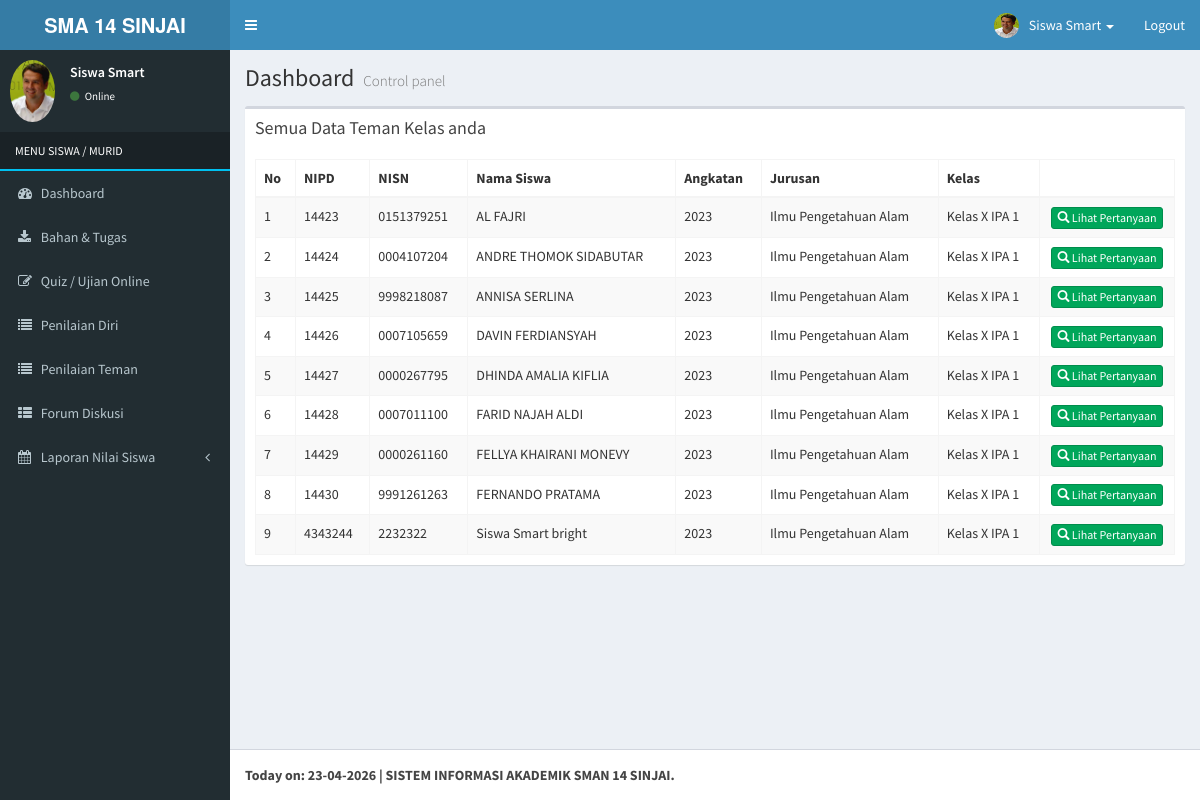
/index.php?view=penilaiantemansiswa (signed in), run on the app's committed database.
### tables this page shows
CREATE TABLE `rb_siswa` (
  `id_siswa` int(10) NOT NULL,
  `nipd` varchar(10) NOT NULL,
  `password` varchar(255) NOT NULL,
  `nama` varchar(120) NOT NULL,
  `id_jenis_kelamin` int(5) NOT NULL,
  `nisn` varchar(20) NOT NULL,
  `tempat_lahir` varchar(100) NOT NULL,
  `tanggal_lahir` date NOT NULL,
  `nik` varchar(50) NOT NULL,
  `id_agama` int(5) NOT NULL,
  `kebutuhan_khusus` varchar(20) NOT NULL,
  `alamat` text NOT NULL,
  `rt` varchar(5) NOT NULL,
  `rw` varchar(5) NOT NULL,
  `dusun` varchar(100) NOT NULL,
  `kelurahan` varchar(100) NOT NULL,
  `kecamatan` varchar(100) NOT NULL,
  `kode_pos` int(10) NOT NULL,
  `jenis_tinggal` varchar(100) NOT NULL,
  `alat_transportasi` varchar(100) NOT NULL,
  `telepon` varchar(15) NOT NULL,
  `hp` varchar(15) NOT NULL,
  `email` varchar(150) NOT NULL,
  `skhun` varchar(50) NOT NULL,
  `penerima_kps` varchar(20) NOT NULL,
  `no_kps` varchar(50) NOT NULL,
  `foto` varchar(255) NOT NULL,
  `nama_ayah` varchar(150) NOT NULL,
  `tahun_lahir_ayah` int(4) NOT NULL,
  `pendidikan_ayah` varchar(50) NOT NULL,
  `pekerjaan_ayah` varchar(100) NOT NULL,
  `penghasilan_ayah` varchar(100) NOT NULL,
  `kebutuhan_khusus_ayah` varchar(100) NOT NULL,
  `no_telpon_ayah` varchar(15) NOT NULL,
  `nama_ibu` varchar(150) NOT NULL,
  `tahun_lahir_ibu` int(4) NOT NULL,
  `pendidikan_ibu` varchar(50) NOT NULL,
  `pekerjaan_ibu` varchar(100) NOT NULL,
  `penghasilan_ibu` varchar(100) NOT NULL,
  `kebutuhan_khusus_ibu` varchar(100) NOT NULL,
  `no_telpon_ibu` varchar(15) NOT NULL,
  `nama_wali` varchar(150) NOT NULL,
  `tahun_lahir_wali` int(4) NOT NULL,
  `pendidikan_wali` varchar(50) NOT NULL,
  `pekerjaan_wali` varchar(100) NOT NULL,
  `penghasilan_wali` varchar(50) NOT NULL,
  `angkatan` int(5) NOT NULL,
  `status_awal` varchar(20) NOT NULL,
  `status_siswa` enum('Aktif','Tidak Aktif') NOT NULL,
  `tingkat` varchar(10) NOT NULL,
  `kode_kelas` varchar(10) NOT NULL,
  `kode_jurusan` varchar(10) NOT NULL,
  `id_sesi` int(5) NOT NULL
);

CREATE TABLE `rb_jurusan` (
  `kode_jurusan` varchar(10) NOT NULL,
  `nama_jurusan` varchar(255) NOT NULL,
  `nama_jurusan_en` varchar(255) NOT NULL,
  `bidang_keahlian` varchar(150) NOT NULL,
  `kompetensi_umum` varchar(150) NOT NULL,
  `kompetensi_khusus` varchar(150) NOT NULL,
  `pejabat` varchar(100) NOT NULL,
  `jabatan` varchar(100) NOT NULL,
  `keterangan` text NOT NULL,
  `aktif` enum('Ya','Tidak') NOT NULL
);

CREATE TABLE `rb_kelas` (
  `kode_kelas` varchar(10) NOT NULL,
  `nip` varchar(30) NOT NULL,
  `kode_jurusan` varchar(10) NOT NULL,
  `kode_ruangan` varchar(10) NOT NULL,
  `nama_kelas` varchar(20) NOT NULL,
  `aktif` enum('Ya','Tidak') NOT NULL
);

### application/penilaianteman_siswa.php (the view, shortened to what this page needs)
<?php
if ($_GET[act]==''){
?>
            <div class="col-xs-12">
              <div class="box">
              <form action='' method='POST'>
                <div class="box-header">
                  <h3 class="box-title">Semua Data Teman Kelas anda </h3>
                </div>
                <div class="box-body">
                  <table class="table table-bordered table-striped">
                    <thead>
                      <tr>
                        <th style='width:40px'>No</th>
                        <th>NIPD</th>
                        <th>NISN</th>
                        <th>Nama Siswa</th>
                        <th>Angkatan</th>
                        <th>Jurusan</th>
                        <th>Kelas</th>
                        <th width='135px'></th>
                      </tr>
                    </thead>
                    <tbody>
                  <?php
                    $cs = mysql_fetch_array(mysql_query("SELECT * FROM rb_siswa where nisn='$_SESSION[id]'"));
                    $tampil = mysql_query("SELECT * FROM rb_siswa a LEFT JOIN rb_kelas b ON a.kode_kelas=b.kode_kelas
                                              LEFT JOIN rb_jenis_kelamin c ON a.id_jenis_kelamin=c.id_jenis_kelamin
                                                LEFT JOIN rb_jurusan d ON b.kode_jurusan=d.kode_jurusan
                                                  where a.kode_kelas='$cs[kode_kelas]' AND a.angkatan='$cs[angkatan]' AND nisn!='$_SESSION[id]' ORDER BY a.id_siswa");
                    $no = 1;
                    while($r=mysql_fetch_array($tampil)){
                    echo "<tr><td>$no</td>
                              <td>$r[nipd]</td>
                              <td>$r[nisn]</td>
                              <td>$r[nama]</td>
                              <td>$r[angkatan]</td>
                              <td>$r[nama_jurusan]</td>
                              <td>$r[nama_kelas]</td>
                              <td align=center><a class='btn btn-success btn-xs' title='Lihat Pertanyaan' href='index.php?view=penilaiantemansiswa&act=pertanyaan&nisn=$r[nisn]'><span class='glyphicon glyphicon-search'></span> Lihat Pertanyaan</a></td>
                          </tr>";
                      $no++;
                      }
                  ?>
                    </tbody>
                  </table>
                </div>
              </form>
              </div>
            </div>
<?php } ?>

### main-header.php (shortened to what this page needs)
<a href="index.php" class="logo">
  <span class="logo-lg"><b>SMA 14 SINJAI</b></span>
</a>
<nav class="navbar navbar-static-top" role="navigation">
  <a href="#" class="sidebar-toggle" data-toggle="offcanvas" role="button">
  </a>
  <div class="navbar-custom-menu">
    <ul class="nav navbar-nav">
      <li class="dropdown user user-menu">
        <a href="#" class="dropdown-toggle" data-toggle="dropdown">
          <img src="<?php echo $foto; ?>" class="user-image" alt="User Image">
          <span class="hidden-xs"><?php echo $nama; ?></span> <span class='caret'></span>
        </a>
      </li>
      <li><a href="logout.php" >Logout</a></li>
    </ul>
  </div>
</nav>

### menu-siswa.php (shortened to what this page needs)
<section class="sidebar">
          <div class="user-panel">
            <div class="pull-left image">
              <img src="<?php echo $foto; ?>" class="img-circle" alt="User Image">
            </div>
            <div class="pull-left info">
              <p><?php echo $nama; ?></p>
              <a href="#"><i class="fa fa-circle text-success"></i> Online</a>
            </div>
          </div>
          <ul class="sidebar-menu">
            <li class="header" style='color:#fff; text-transform:uppercase; border-bottom:2px solid #00c0ef'>MENU <?php echo $level; ?></li>
            <li><a href="index.php"><i class="fa fa-dashboard"></i> <span>Dashboard</span></a></li>
            <li><a href="index.php?view=bahantugas&act=listbahantugassiswa"><i class="fa fa-download"></i> <span>Bahan & Tugas</span></a></li>
            <li><a href="index.php?view=soal&act=detailsiswa"><i class="fa fa-pencil-square-o"></i> <span>Quiz / Ujian Online</span></a></li>
            <li><a href="index.php?view=penilaiandirisiswa"><i class="fa fa-list"></i> <span>Penilaian Diri</span></a></li>
            <li><a href="index.php?view=penilaiantemansiswa"><i class="fa fa-list"></i> <span>Penilaian Teman</span></a></li>
            <li><a href="index.php?view=forum&act=detailsiswa"><i class="fa fa-th-list"></i> <span>Forum Diskusi</span></a></li>
            <li class="treeview">
              <a href="#"><i class="fa fa-calendar"></i> <span>Laporan Nilai Siswa</span><i class="fa fa-angle-left pull-right"></i></a>
            </li>
          </ul>
        </section>

### data on the page
rb_siswa: foto (picture), nama "Siswa Smart"
rb_siswa: nipd "14423", nisn "0151379251", nama "AL FAJRI", angkatan "2023", kode_jurusan.nama_jurusan "Ilmu Pengetahuan Alam", kode_kelas.nama_kelas "Kelas X IPA 1"
rb_siswa: nipd "14424", nisn "0004107204", nama "ANDRE THOMOK SIDABUTAR", angkatan "2023", kode_jurusan.nama_jurusan "Ilmu Pengetahuan Alam", kode_kelas.nama_kelas "Kelas X IPA 1"
rb_siswa: nipd "14425", nisn "9998218087", nama "ANNISA SERLINA", angkatan "2023", kode_jurusan.nama_jurusan "Ilmu Pengetahuan Alam", kode_kelas.nama_kelas "Kelas X IPA 1"
rb_siswa: nipd "14426", nisn "0007105659", nama "DAVIN FERDIANSYAH", angkatan "2023", kode_jurusan.nama_jurusan "Ilmu Pengetahuan Alam", kode_kelas.nama_kelas "Kelas X IPA 1"
rb_siswa: nipd "14427", nisn "0000267795", nama "DHINDA AMALIA KIFLIA", angkatan "2023", kode_jurusan.nama_jurusan "Ilmu Pengetahuan Alam", kode_kelas.nama_kelas "Kelas X IPA 1"
rb_siswa: nipd "14428", nisn "0007011100", nama "FARID NAJAH ALDI", angkatan "2023", kode_jurusan.nama_jurusan "Ilmu Pengetahuan Alam", kode_kelas.nama_kelas "Kelas X IPA 1"
rb_siswa: nipd "14429", nisn "0000261160", nama "FELLYA KHAIRANI MONEVY", angkatan "2023", kode_jurusan.nama_jurusan "Ilmu Pengetahuan Alam", kode_kelas.nama_kelas "Kelas X IPA 1"
rb_siswa: nipd "14430", nisn "9991261263", nama "FERNANDO PRATAMA", angkatan "2023", kode_jurusan.nama_jurusan "Ilmu Pengetahuan Alam", kode_kelas.nama_kelas "Kelas X IPA 1"
rb_siswa: nipd "4343244", nisn "2232322", nama "Siswa Smart bright", angkatan "2023", kode_jurusan.nama_jurusan "Ilmu Pengetahuan Alam", kode_kelas.nama_kelas "Kelas X IPA 1"

### other printed values
$level "SISWA / MURID"
